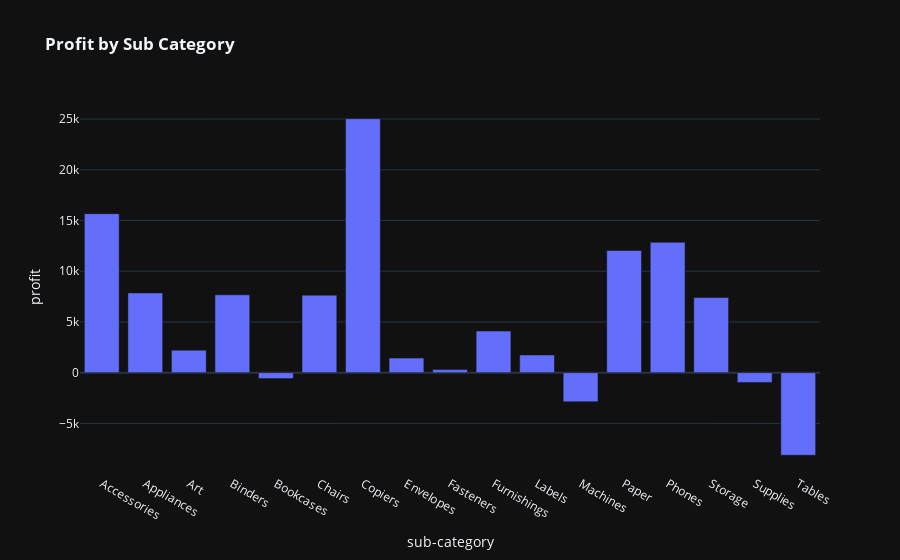

Notebook code cell kept with this figure:
### Markdown cell above
#### How much profit is gained for each product in sub-category?

### Code cell
# Create Chart
fig = px.bar(sub_data,
             x='sub-category',
             y='profit',
             title='<b>Profit by Sub Category</b>',
             template = template_style)

# Display Plot
fig.show()
sub_data[['sub-category' , 'profit']]
# Export Chart to HTML
# plt.offline.plot(fig, filename='output/Profit_Sub_Cat.html', auto_open = False)

### Figure 1 — Plotly figure (JSON) as saved in the notebook; plotly's stock layout.template omitted (floating-point values rounded to 4 significant figures)
{"data": [{"alignmentgroup": "True", "hovertemplate": "sub-category=%{x}<br>profit=%{y}<extra></extra>", "legendgroup": "", "marker": {"color": "#636efa", "pattern": {"shape": ""}}, "name": "", "offsetgroup": "", "orientation": "v", "showlegend": false, "textposition": "auto", "type": "bar", "x": ["Accessories", "Appliances", "Art", "Binders", "Bookcases", "Chairs", "Copiers", "Envelopes", "Fasteners", "Furnishings", "Labels", "Machines", "Paper", "Phones", "Storage", "Supplies", "Tables"], "xaxis": "x", "y": [15670.0, 7865.0, 2222.0, 7670.0, -583.6, 7644.0, 25030.0, 1442.0, 304.9, 4099.0, 1745.0, -2869.0, 12040.0, 12850.0, 7403.0, -955.3, -8141.0], "yaxis": "y"}], "layout": {"barmode": "relative", "legend": {"tracegroupgap": 0}, "title": {"text": "<b>Profit by Sub Category</b>"}, "xaxis": {"anchor": "y", "domain": [0, 1], "title": {"text": "sub-category"}}, "yaxis": {"anchor": "x", "domain": [0, 1], "title": {"text": "profit"}}}}
